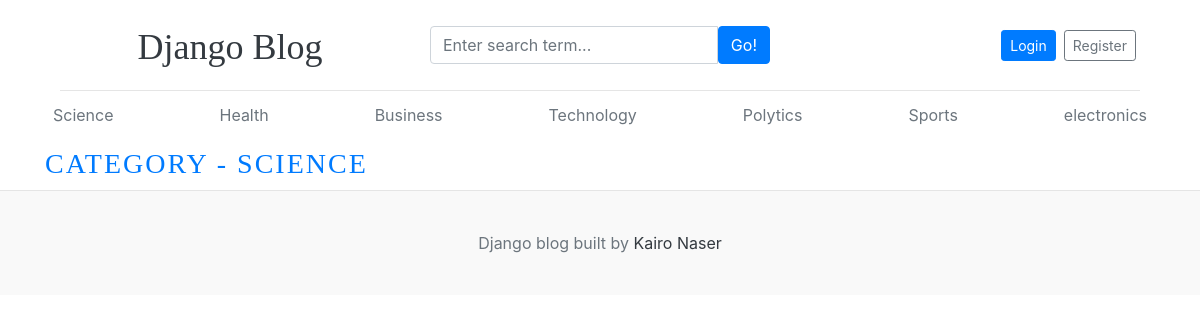
/category/1/, run on an earlier commit of the app's database.
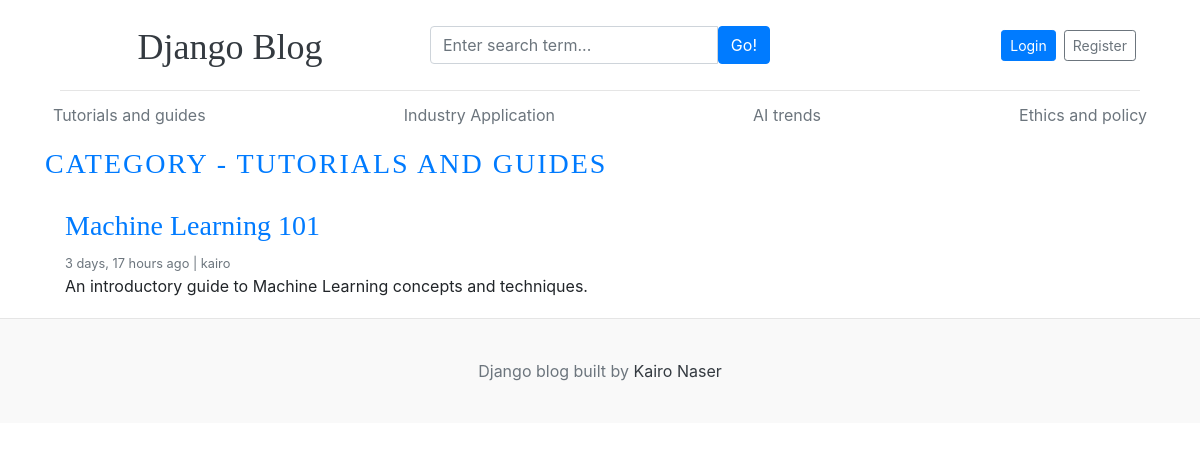
And on a later commit of the database.
### blogs/models.py (models this page shows, shortened)
class Category(models.Model):
    category_name = models.CharField(max_length=50, unique=True)
    created_at = models.DateTimeField(auto_now_add=True)
    updated_at = models.DateTimeField(auto_now=True)
    class Meta:
        verbose_name_plural ='Categories'
    def __str__(self):
        return self.category_name

class Blogs(models.Model):
    title= models.CharField(max_length=100, unique=True)
    slug = models.SlugField(unique=True, blank=True)
    category = models.ForeignKey(Category, on_delete=models.CASCADE)
    author = models.ForeignKey(User , on_delete=models.CASCADE)
    blog_image = models.ImageField(upload_to= 'uploads/%y/%m/%d')
    short_description = models.TextField(max_length=2000)
    blog_body = models.TextField(max_length=10000)
    status = models.CharField(max_length=100 ,choices= STATUS_CHOICE, default='draft')
    is_feacherd =  models.BooleanField(default=False)
    created_at = models.DateTimeField(auto_now_add=True)
    updated_at = models.DateTimeField(auto_now=True)
    class Meta:
        verbose_name_plural ='Blogs'

### blogs/views.py (the view)
def posts_by_category(request, category_id):
    posts = Blogs.objects.filter(status='published', category=category_id)
    try:
     category = Category.objects.get(pk=category_id)
    except:
       return redirect ('home')
    context = {
        'posts': posts,
        'category':category
    }
    return render(request, 'posts_by_category.html', context)

### blogs/context_processors.py (called while the page is built)
def get_categories(request):
    categories = Category.objects.all()
    return dict(categories=categories)

### templates/posts_by_category.html (shortened to what this page needs)
{% extends 'base/base.html' %}
{% block content %}
  <h3 class="text-uppercase text-primary" style="letter-spacing: 2px;">Category - {{ category }}</h3>
  <main role="main" class="container p-0">
    <div class="row">
      <div class="col-md-8 blog-main">
        {% for post in posts %}
        <div class="card border-0" >
          <div class="card-body">
            <h3><a href="{% url 'blogs' post.slug %}" class="text-primary">{{post.title}}</a></h3>
            <small class="mb-1 text-muted">{{post.created_at | timesince}} ago | {{post.author}}</small>
            <p class="card-text">{{post.short_description | truncatewords:30}}</p>
          </div>
        </div>
        {% endfor %}
      </div>
    </div>
  </main>
</div>
{% endblock %}

### templates/base/header.html (shortened to what this page needs)
{%load static%}
<!DOCTYPE html>
<html lang="en">
<head>
    <link href="https://getbootstrap.com/docs/4.0/dist/css/bootstrap.min.css" rel="stylesheet">
    <link rel="stylesheet" href="{%static 'css/blog.css'%}">
    <link rel="stylesheet" href="https://cdnjs.cloudflare.com/ajax/libs/font-awesome/6.6.0/css/fontawesome.min.css" />
    <link rel="stylesheet" href="https://cdnjs.cloudflare.com/ajax/libs/font-awesome/4.7.0/css/font-awesome.min.css">
  </head>
<body>
    <div class="container"><div class="container">
      <header class="blog-header py-3">
        <div class="row justify-content-between align-items-center">
          <div class="col-12 col-md-4 pt-1 text-center text-md-start">
            <a class="blog-header-logo text-dark" href="/">Django Blog</a>
          </div>
          <div class="col-12 col-md-4 my-2 my-md-0">
            <form action="{% url 'search' %}" method="GET" class="d-flex justify-content-center">
              <div class="input-group">
                <input
                  class="form-control"
                  name="keyword"
                  type="text"
                  placeholder="Enter search term..."
                  aria-label="Enter search term..."
                  aria-describedby="button-search"
                  required
                />
                <button type="submit" class="btn btn-primary" id="button-search">Go!</button>
              </div>
            </form>
          </div>
          <div class="col-12 col-md-4 d-flex justify-content-center justify-content-md-end align-items-center">
            {% if not user.is_authenticated %}
            <a class="btn btn-sm btn-primary mx-1" href="{% url 'login' %}">Login</a>
            <a class="btn btn-sm btn-outline-secondary mx-1" href="{% url 'register' %}">Register</a>
            {% else %}
            <a href="{% url 'dashboard' %}" class="btn btn-sm btn-primary mx-1">Dashboard</a>
            <a href="{% url 'logout' %}" class="btn btn-sm btn-outline-secondary mx-1">Logout</a>
            {% endif %}
          </div>
        </div>
      </header>
    </div>
      <div class="nav-scroller py-1 mb-2">
        <nav class="nav d-flex justify-content-between">
          {%for cat in categories%}
          <a class="p-2 text-muted" href="{% url 'posts_by_category' cat.id %}">{{cat.category_name}}</a>
         {%endfor%}
        </nav>
      </div>

What changed in the data, as far as the page shows it:
removed Category: category_name "Polytics"
removed Category: category_name "Sports"
removed Category: category_name "electronics"
changed Category: category_name "Science" → "Tutorials and guides"; category_name "SCIENCE" → "TUTORIALS AND GUIDES"
changed Category: category_name "Health" → "Industry Application"
changed Category: category_name "Business" → "AI trends"
changed Category: category_name "Technology" → "Ethics and policy"
now on this page (row edited): Blogs: title "Machine Learning 101", created_at "3 days, 17 hours", author "kairo", short_description "An introductory guide to Machine Learning concepts and techniques."
